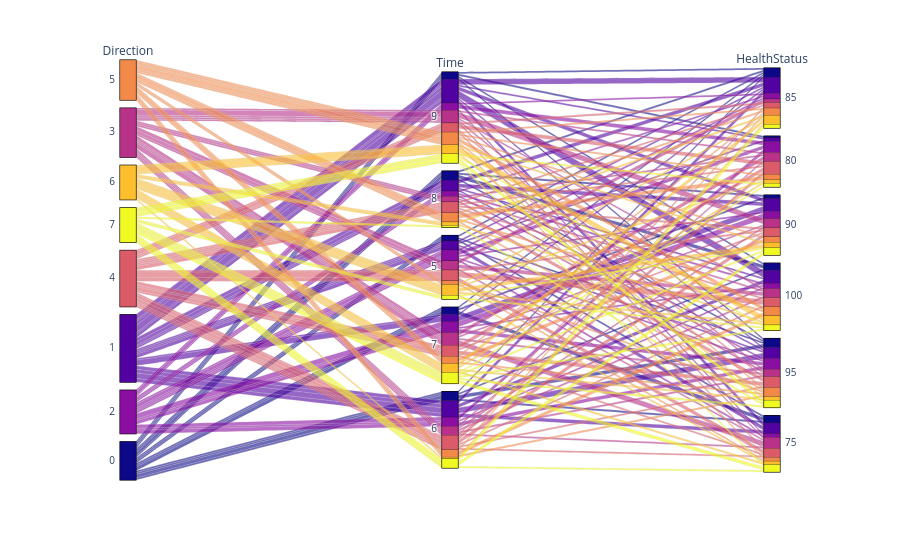

Notebook code cell kept with this figure:
### Code cell
import pandas as pd
import numpy as np
import plotly.express as px

fig = px.parallel_categories(new_data2, color = "Direction") #color_continuous_scale=["red", "green", "blue"]
fig.update_coloraxes(showscale=False)
fig.show()

### Figure 1 — Plotly figure (JSON) as saved in the notebook; plotly's stock layout.template omitted (floating-point values rounded to 4 significant figures; data arrays with more than 128 entries replaced by an {"elided": "..."} marker saying what was removed)
{"data": [{"dimensions": [{"label": "Direction", "values": {"elided": "200 int values"}}, {"label": "Time", "values": {"elided": "200 int values"}}, {"label": "HealthStatus", "values": {"elided": "200 int values"}}], "domain": {"x": [0, 1], "y": [0, 1]}, "line": {"color": {"elided": "200 int values"}, "coloraxis": "coloraxis"}, "name": "", "type": "parcats"}], "layout": {"autosize": true, "coloraxis": {"colorbar": {"title": {"text": "Direction"}}, "colorscale": [[0, "#0d0887"], [0.1111, "#46039f"], [0.2222, "#7201a8"], [0.3333, "#9c179e"], [0.4444, "#bd3786"], [0.5556, "#d8576b"], [0.6667, "#ed7953"], [0.7778, "#fb9f3a"], [0.8889, "#fdca26"], [1, "#f0f921"]], "showscale": false}, "legend": {"tracegroupgap": 0}, "margin": {"t": 60}}}
